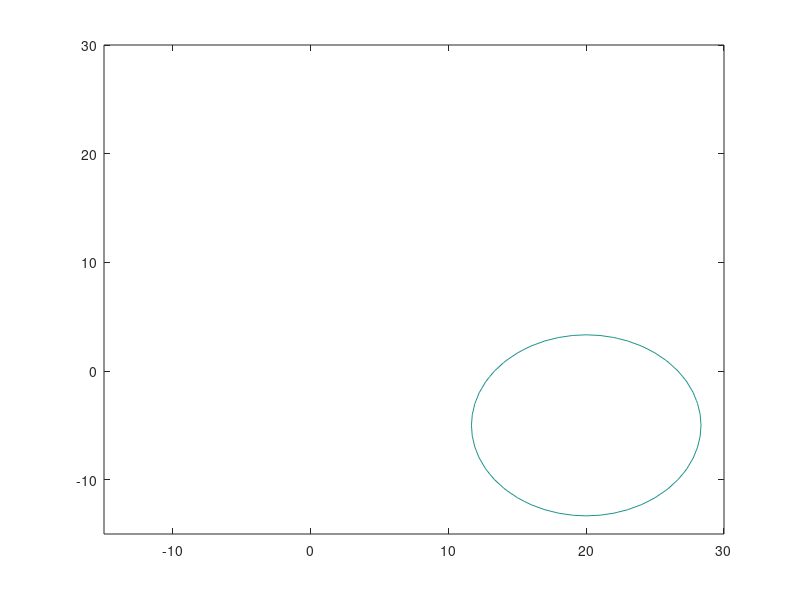

Write MATLAB code to recreate this figure.
mu = [20,-5];
sigma = [50,0;0,50];

x=(-15:1:30);y=(-15:1:30); % you can change this

[X,Y] = meshgrid(x,y);

F = mvnpdf([X(:) Y(:)],mu,sigma);

F = reshape(F,length(x),length(y));
contour(x,y,F,[1.000]);